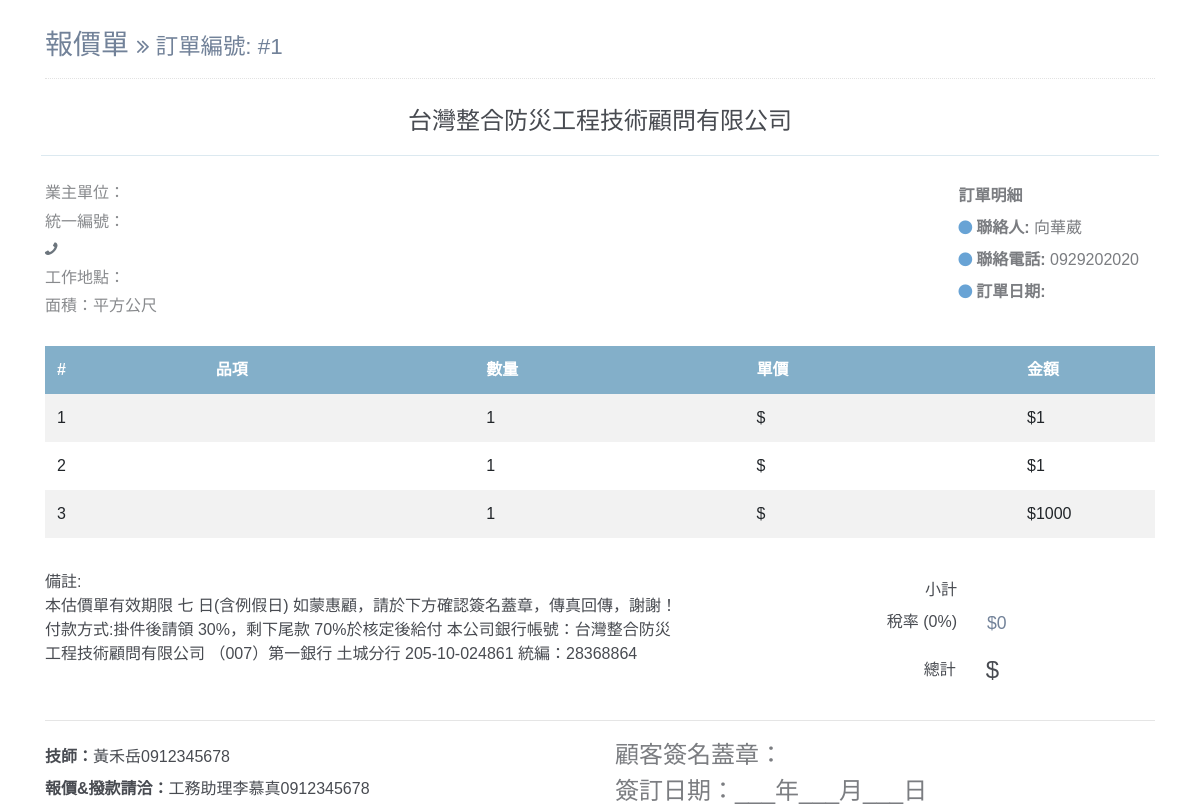
Screenshot of /estimates/1/ with the database file from the repository.
### estimates/models.py (models this page shows, shortened)
class Order(models.Model):
    status_list = {
        '未啟動',
        '進行中',
        '已結案',
        '未結案'
    }
    client = models.ForeignKey(Client, on_delete=models.CASCADE)
    products = models.ManyToManyField(Product, through='OrderProduct')
    address = models.CharField('施作地址', max_length=60)
    status = models.CharField('訂單狀態', max_length=10, default='未啟動')
    created_date = models.DateField('訂單日期')
    tax_rate = models.DecimalField(max_digits=5, decimal_places=2, default=5.00)
    contact_name =models.CharField('聯絡人姓名', max_length=10, blank=True)
    contact_phone =models.CharField('聯絡人電話', max_length=10, blank=True)
    note = models.TextField('備註', blank=True) # 可空白

class OrderProduct(models.Model):
    order = models.ForeignKey('Order', on_delete=models.CASCADE)
    product = models.ForeignKey('Product', on_delete=models.CASCADE)
    quantity = models.IntegerField('數量', default=1)
    @property
    def get_subtotal(self):
        return self.quantity * self.product.price

class Product(models.Model):
    name = models.CharField('施工品項', max_length=60)
    price = models.IntegerField('單價')

### estimates/views.py (the view)
# urls.py: path('<int:pk>/', views.DetailView.as_view(), name='detail'),
class DetailView(generic.DetailView):
    model = Order
    template_name = 'estimates/detail.html'
    def get_context_data(self, **kwargs):
        context = super().get_context_data(**kwargs)
        order = self.get_object()
        context['ordered_products'] = order.orderproduct_set.select_related('product').order_by('product__id')
        return context

### estimates/templates/estimates/detail.html (shortened to what this page needs)
<!DOCTYPE html>
<html lang="en">
<head>
    {% load static %}
    <link href="https://cdn.jsdelivr.net/npm/bootstrap@4.4.1/dist/css/bootstrap.min.css" rel="stylesheet">
    <link href="{% static 'pages/assets/css/estimate.css' %}" rel="stylesheet">
</head>
<body>
    <link href="https://maxcdn.bootstrapcdn.com/font-awesome/4.7.0/css/font-awesome.min.css" rel="stylesheet" />
    <header>
        <div class="page-content container">
            <div class="page-header text-blue-d2">
                <h1 class="page-title text-secondary-d1">
                    報價單
                    <small class="page-info">
                        <i class="fa fa-angle-double-right text-80"></i>
                        訂單編號: #{{ order.pk }}
                    </small>
                </h1>
            </div>
        </div>
    </header>
    <main>
        <div class="page-content container">
            <div class="container px-0">
                <div class="row mt-4">
                    <div class="col-12 col-lg-12">
                        <div class="row">
                            <div class="col-12">
                                <div class="text-center text-150">
                                    <span class="text-default-d3">台灣整合防災工程技術顧問有限公司</span>
                                </div>
                            </div>
                        </div>
                        <hr class="row brc-default-l1 mx-n1 mb-4" />
                        <div class="row">
                            <div class="col-sm-6">
                                <div>
                                    <span class="text-sm text-grey-m2 align-middle">業主單位：</span>
                                </div>
                                <div class="text-grey-m2">
                                    <div class="my-1">統一編號：{{ order.client.client_gui }}</div>
                                    <div class="my-1"><i class="fa fa-phone fa-flip-horizontal text-secondary"></i> <b class="text-600">{{ order.client.client_phone }}</b></div>
                                    <div class="my-1">工作地點：{{ order.order_address }}</div>
                                    <div class="my-1">面積：平方公尺</div>
                                </div>
                            </div>
                            <div class="text-95 col-sm-6 align-self-start d-sm-flex justify-content-end">
                                <div class="text-grey-m1 mr-3">
                                    <div class="mt-1 mb-2 text-secondary-m1 text-600 text-125">訂單明細</div>
                                    <div class="my-2"><i class="fa fa-circle text-blue-m2 text-xs mr-1"></i><span class="text-600 text-90">聯絡人: </span>{{ order.contact_name }}</div>
                                    <div class="my-2"><i class="fa fa-circle text-blue-m2 text-xs mr-1"></i><span class="text-600 text-90">聯絡電話: </span>{{ order.contact_phone }}</div>
                                    <div class="my-2"><i class="fa fa-circle text-blue-m2 text-xs mr-1"></i><span class="text-600 text-90">訂單日期:</span> {{ order.order_date }}</div>
                                </div>
                            </div>
                        </div>
                        <div class="mt-4">
                            <div class="table-responsive">
                                <table class="table table-striped table-borderless border-0 border-b-2 brc-default-l1">
                                    <thead class="bg-none bgc-default-tp1">
                                        <tr class="text-white">
                                            <th class="opacity-2">#</th>
                                            <th>品項</th>
                                            <th>數量</th>
                                            <th>單價</th>
                                            <th width="140">金額</th>
                                        </tr>
                                    </thead>
                                    <tbody class="text-95 text-secondary-d3">
                                        {% for op in ordered_products %}
                                        <tr>
                                            <td>{{ op.product.id }}</td>
                                            <td>{{ op.product.product_name }}</td>
                                            <td>{{ op.quantity }}</td>
                                            <td class="text-95">${{ op.product.product_price }}</td>
                                            <td class="text-secondary-d2">${{ op.get_subtotal }}</td>
                                        </tr>
                                        {% endfor %}
                                    </tbody>
                                </table>
                            </div>
                            <div class="row mt-3">
                                <div class="col-12 col-sm-7 text-grey-d2 text-95 mt-2 mt-lg-0">
                                    備註:
                                    <br>
                                    {{ order.note }}
                                </div>
                                <div class="col-12 col-sm-5 text-grey text-90 order-first order-sm-last">
                                    <div class="row my-2">
                                        <div class="col-7 text-right">小計</div>
                                        <div class="col-5">
                                        </div>
                                    </div>
                                    <div class="row my-2">
                                        <div class="col-7 text-right">稅率 (0%)</div>
                                        <div class="col-5">
                                            <span class="text-110 text-secondary-d1">$0</span>
                                        </div>
                                    </div>
                                    <div class="row my-2 align-items-center bgc-primary-l3 p-2">
                                        <div class="col-7 text-right">總計</div>
                                        <div class="col-5">
                                            <span class="text-150 text-success-d3 opacity-2">${{ order.order_amount }}</span>
                                        </div>
                                    </div>
                                </div>
                            </div>
                            <hr />
                            <div class="row">
                                <div class="col-sm-6">
                                    <div class="my-2"><span class="text-600 text-90">技師：</span>黃禾岳0912345678</div>
                                    <div class="my-2"><span class="text-600 text-90">報價&撥款請洽：</span>工務助理李慕真0912345678</div>
                                </div>
                                <div class="text-95 col-sm-6 align-self-start d-sm-flex justify-content-start">
                                    <div class="text-grey-m1 mr-3">
                                        <div class="text-150 text-success-d3">顧客簽名蓋章：</div>
                                        <div class="text-150 text-success-d3">簽訂日期：___年___月___日</div>
                                    </div>
                                </div>
                            </div>
                        </div>
                    </div>
                </div>
            </div>
        </div>
    </main>
</body>
</html>

### pages/static/pages/assets/css/estimate.css (style rules this page uses)
body { font-family: "m_sk", sans-serif; margin-top:20px; color: #484b51; }
.text-secondary-d1 { color: #728299!important; }
.page-header { margin: 0 0 1rem; padding-bottom: 1rem; padding-top: .5rem; border-bottom: 1px dotted #e2e2e2; display: -ms-flexbox; display: flex; -ms-flex-pack: justify; justify-content: space-between; -ms-flex-align: center; align-items: center; }
.page-title { padding: 0; margin: 0; font-size: 1.75rem; font-weight: 300; }
.brc-default-l1 { border-color: #dce9f0!important; }
.ml-n1, .mx-n1 { margin-left: -.25rem!important; }
.mr-n1, .mx-n1 { margin-right: -.25rem!important; }
.mb-4, .my-4 { margin-bottom: 1.5rem!important; }
hr { margin-top: 1rem; margin-bottom: 1rem; border: 0; border-top: 1px solid rgba(0,0,0,.1); }
.text-grey-m2 { color: #888a8d!important; }
.font-bolder, .text-600 { font-weight: 600!important; }
.text-110 { font-size: 110%!important; }
.bgc-default-tp1 { background-color: rgba(121,169,197,.92)!important; }
.text-blue-m2 { color: #68a3d5!important; }
.text-150 { font-size: 150%!important; }
.text-grey-m1 { color: #7b7d81!important; }

### rows the page displays
Order: pk "1", contact_name "向華葳", contact_phone "0929202020", note "本估價單有效期限 七 日(含例假日) 如蒙惠顧，請於下方確認簽名蓋章，傳真回傳，謝謝！ 付款方式:掛件後請領 30%，剩下尾款 70%於核定後給付 本公司銀行帳號：台灣整合防災工程技術顧問有限公司 （007）第一銀行 土城分行 205-10-024861 統編：28368864"
OrderProduct: product.id "1", quantity "1", get_subtotal "1"
OrderProduct: product.id "2", quantity "1", get_subtotal "1"
OrderProduct: product.id "3", quantity "1", get_subtotal "1000"
